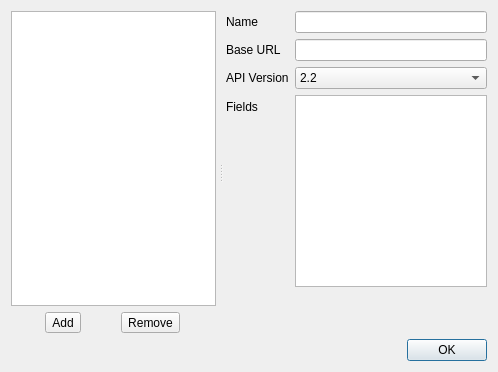
<?xml version="1.0" encoding="UTF-8"?>
<ui version="4.0">
 <class>EndpointConfigEditDlg</class>
 <widget class="QDialog" name="EndpointConfigEditDlg">
  <property name="geometry">
   <rect>
    <x>0</x>
    <y>0</y>
    <width>498</width>
    <height>372</height>
   </rect>
  </property>
  <property name="windowTitle">
   <string>Dialog</string>
  </property>
  <property name="windowIcon">
   <iconset resource="Main.qrc">
    <normaloff>:/icons/app.svg</normaloff>:/icons/app.svg</iconset>
  </property>
  <layout class="QVBoxLayout" name="verticalLayout">
   <item>
    <widget class="QSplitter" name="splitter">
     <property name="orientation">
      <enum>Qt::Horizontal</enum>
     </property>
     <property name="handleWidth">
      <number>10</number>
     </property>
     <widget class="QWidget" name="widget_3" native="true">
      <layout class="QVBoxLayout" name="verticalLayout_2">
       <property name="leftMargin">
        <number>0</number>
       </property>
       <property name="topMargin">
        <number>0</number>
       </property>
       <property name="rightMargin">
        <number>0</number>
       </property>
       <property name="bottomMargin">
        <number>0</number>
       </property>
       <item>
        <widget class="QListView" name="configsList"/>
       </item>
       <item>
        <widget class="QWidget" name="widget_4" native="true">
         <layout class="QHBoxLayout" name="horizontalLayout_2">
          <property name="leftMargin">
           <number>0</number>
          </property>
          <property name="topMargin">
           <number>0</number>
          </property>
          <property name="rightMargin">
           <number>0</number>
          </property>
          <property name="bottomMargin">
           <number>0</number>
          </property>
          <item>
           <widget class="QToolButton" name="addBtn">
            <property name="text">
             <string>Add</string>
            </property>
           </widget>
          </item>
          <item>
           <widget class="QToolButton" name="removeBtn">
            <property name="text">
             <string>Remove</string>
            </property>
           </widget>
          </item>
         </layout>
        </widget>
       </item>
      </layout>
     </widget>
     <widget class="QWidget" name="detailsContainer" native="true">
      <layout class="QFormLayout" name="formLayout">
       <property name="leftMargin">
        <number>0</number>
       </property>
       <property name="topMargin">
        <number>0</number>
       </property>
       <property name="rightMargin">
        <number>0</number>
       </property>
       <property name="bottomMargin">
        <number>0</number>
       </property>
       <item row="1" column="0">
        <widget class="QLabel" name="label_4">
         <property name="text">
          <string>Base URL</string>
         </property>
         <property name="buddy">
          <cstring>baseURL</cstring>
         </property>
        </widget>
       </item>
       <item row="1" column="1">
        <widget class="QLineEdit" name="baseURL"/>
       </item>
       <item row="3" column="0">
        <widget class="QLabel" name="label_6">
         <property name="text">
          <string>Fields</string>
         </property>
         <property name="buddy">
          <cstring>fields</cstring>
         </property>
        </widget>
       </item>
       <item row="3" column="1">
        <widget class="ListWidgetInput" name="fields">
         <property name="sizePolicy">
          <sizepolicy hsizetype="Expanding" vsizetype="Maximum">
           <horstretch>0</horstretch>
           <verstretch>0</verstretch>
          </sizepolicy>
         </property>
         <property name="dragDropMode">
          <enum>QAbstractItemView::InternalMove</enum>
         </property>
         <property name="defaultDropAction">
          <enum>Qt::MoveAction</enum>
         </property>
         <property name="flow">
          <enum>QListView::LeftToRight</enum>
         </property>
         <property name="isWrapping" stdset="0">
          <bool>true</bool>
         </property>
        </widget>
       </item>
       <item row="4" column="1">
        <widget class="QWidget" name="widget_2" native="true">
         <property name="minimumSize">
          <size>
           <width>0</width>
           <height>0</height>
          </size>
         </property>
         <layout class="QHBoxLayout" name="horizontalLayout">
          <property name="leftMargin">
           <number>0</number>
          </property>
          <property name="topMargin">
           <number>0</number>
          </property>
          <property name="rightMargin">
           <number>0</number>
          </property>
          <property name="bottomMargin">
           <number>0</number>
          </property>
         </layout>
        </widget>
       </item>
       <item row="0" column="0">
        <widget class="QLabel" name="label">
         <property name="text">
          <string>Name</string>
         </property>
         <property name="buddy">
          <cstring>name</cstring>
         </property>
        </widget>
       </item>
       <item row="0" column="1">
        <widget class="QLineEdit" name="name"/>
       </item>
       <item row="2" column="0">
        <widget class="QLabel" name="label_2">
         <property name="text">
          <string>API Version</string>
         </property>
         <property name="buddy">
          <cstring>apiVersion</cstring>
         </property>
        </widget>
       </item>
       <item row="2" column="1">
        <widget class="QComboBox" name="apiVersion">
         <item>
          <property name="text">
           <string>2.2</string>
          </property>
         </item>
        </widget>
       </item>
      </layout>
     </widget>
    </widget>
   </item>
   <item>
    <widget class="QDialogButtonBox" name="buttonBox">
     <property name="orientation">
      <enum>Qt::Horizontal</enum>
     </property>
     <property name="standardButtons">
      <set>QDialogButtonBox::Ok</set>
     </property>
    </widget>
   </item>
  </layout>
 </widget>
 <customwidgets>
  <customwidget>
   <class>ListWidgetInput</class>
   <extends>QListWidget</extends>
   <header>ListWidgetInput.h</header>
  </customwidget>
 </customwidgets>
 <tabstops>
  <tabstop>configsList</tabstop>
  <tabstop>addBtn</tabstop>
  <tabstop>removeBtn</tabstop>
  <tabstop>name</tabstop>
  <tabstop>baseURL</tabstop>
  <tabstop>apiVersion</tabstop>
  <tabstop>fields</tabstop>
 </tabstops>
 <resources>
  <include location="Main.qrc"/>
 </resources>
 <connections>
  <connection>
   <sender>buttonBox</sender>
   <signal>accepted()</signal>
   <receiver>EndpointConfigEditDlg</receiver>
   <slot>accept()</slot>
   <hints>
    <hint type="sourcelabel">
     <x>248</x>
     <y>254</y>
    </hint>
    <hint type="destinationlabel">
     <x>157</x>
     <y>274</y>
    </hint>
   </hints>
  </connection>
  <connection>
   <sender>buttonBox</sender>
   <signal>rejected()</signal>
   <receiver>EndpointConfigEditDlg</receiver>
   <slot>reject()</slot>
   <hints>
    <hint type="sourcelabel">
     <x>316</x>
     <y>260</y>
    </hint>
    <hint type="destinationlabel">
     <x>286</x>
     <y>274</y>
    </hint>
   </hints>
  </connection>
 </connections>
</ui>
